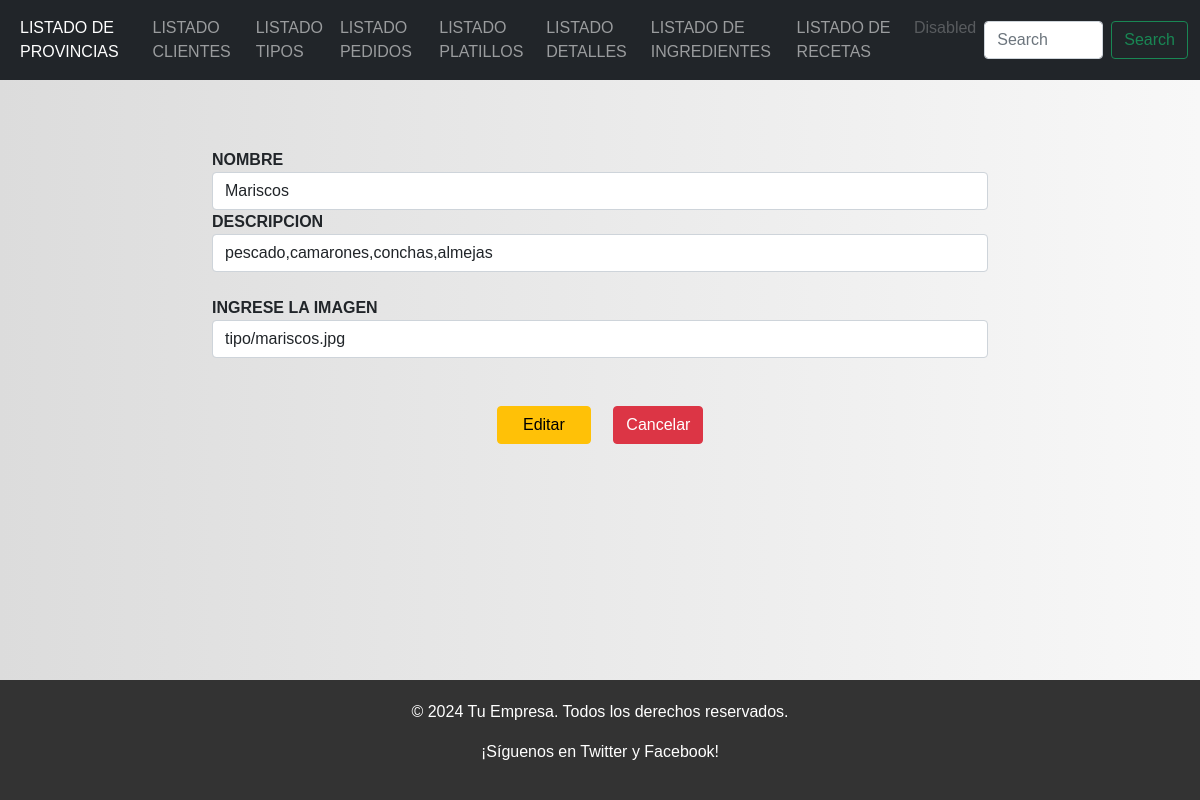
The app's page /editarTipo/1 with its own data.
### Aplicaciones/Facturacion/models.py (models this page shows, shortened)
class Tipo(models.Model):
    id_bg = models.AutoField(primary_key=True)
    nombre_bg = models.CharField(max_length=150)
    descripcion_bg = models.TextField()
    fotografia=models.FileField(upload_to='tipo', null=True,blank=True)

### Aplicaciones/Facturacion/views.py (the view)
# urls.py: path('editarTipo/<id_bg>' ,views.editarTipo),
def editarTipo(request, id_bg):
    tipoEditar=Tipo.objects.get(id_bg=id_bg)
    tiposBdd=Tipo.objects.all()
    return  render(request, 'editarTipo.html',{'tipo':tipoEditar,'tipos':tiposBdd})

### Aplicaciones/Facturacion/templates/editarTipo.html (shortened to what this page needs)
{% extends "./plantilla.html" %}
{% load static %}
{% block contenido %}
<div class="row">
  <div class="col-md-2">
  </div>
  <div class="col-md-8">
    <br> <br>
    <form class="" action="/procesarActualizacionTipo/" method="post" id="frm_nuevo_provincia" >
      <b>NOMBRE</b>
      <input type="text" name="nombre_bg" id="nombre_bg"
      value="{{tipo.nombre_bg}}" placeholder="Ingrese el nombre "
      class="form-control" required>
      <b>DESCRIPCION</b>
      <input type="text" name="descripcion_bg" id="descripcion_bg"
      value="{{tipo.descripcion_bg}}" placeholder="Ingrese la descripcion"
      class="form-control" required>
      <br>
      <b>INGRESE LA IMAGEN</b>
    <input type="text" name="fotografia" id="fotografia"
    value="{{tipo.fotografia}}" placeholder="Ingrese la fotografia"
    class="form-control" required>
    <br>
      <br>
      <center>
        <button type="submit" name="button"
        class="btn btn-warning">
          &nbsp;&nbsp;&nbsp;Editar&nbsp;&nbsp;&nbsp;
        </button>&nbsp;&nbsp;&nbsp;&nbsp;
        <a href="/"
        class="btn btn-danger">
          Cancelar
        </a>
      </center>
    </form>
  </div>
</div>
{% endblock %}

### restaurantebg/static/css/principal.css (style rules this page uses)
body { margin: 0; padding: 0; font-family: Arial, sans-serif; background: linear-gradient(to right, #dcdcdc, #f8f8f8); }
.row { margin: 20px 0; }

### records on screen
Tipo: nombre_bg "Mariscos", descripcion_bg "pescado,camarones,conchas,almejas", fotografia "tipo/mariscos.jpg"
